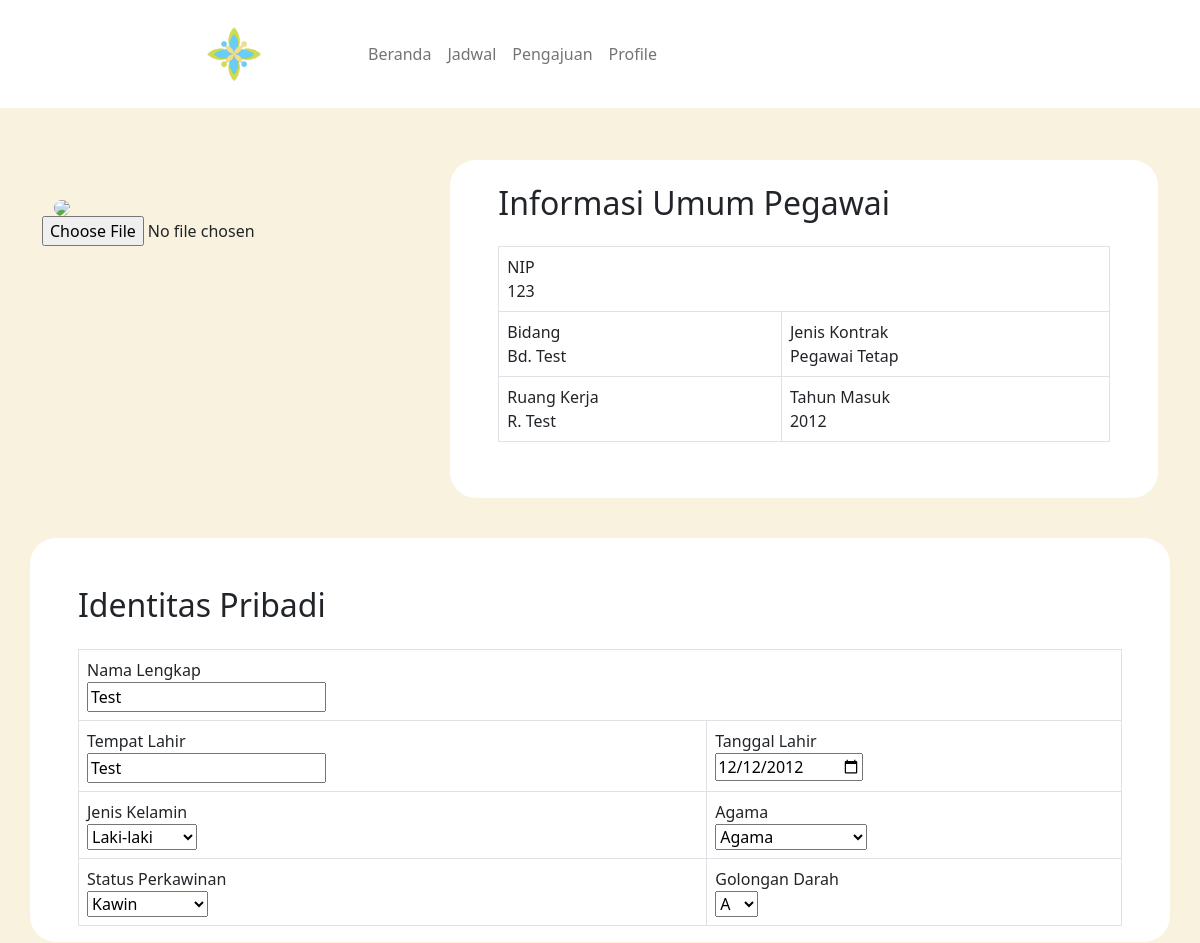
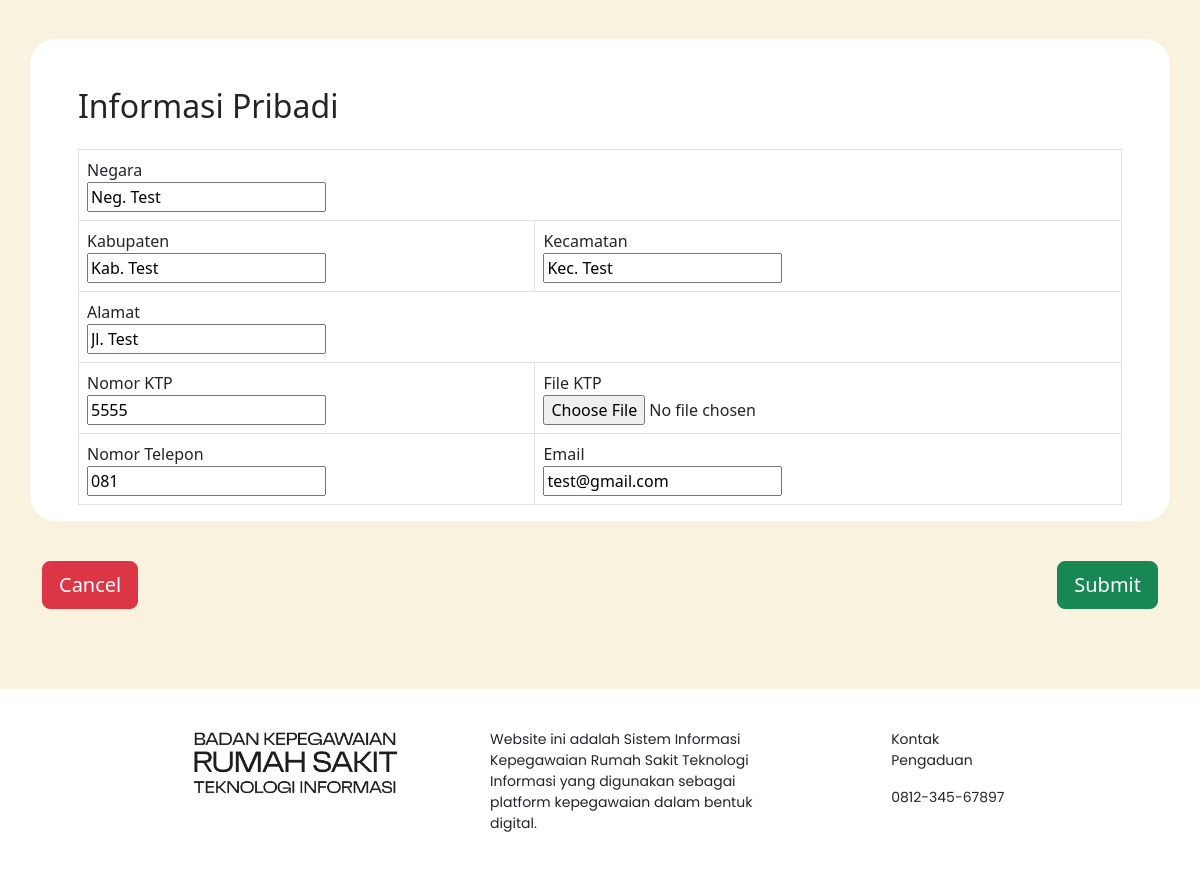
The app's page /profile_edit.php (signed in) with its own data (2 pictures, top to bottom).
### tables this page shows
CREATE TABLE tb_pegawai(
	id_pegawai INT AUTO_INCREMENT,
	id_jabatan INT,
	username VARCHAR(255),
	email VARCHAR(255),
	password_pg VARCHAR(255),
	nip VARCHAR(18),
	nama VARCHAR(255),
	foto_profile MEDIUMBLOB,
	no_hp VARCHAR(15),
	alamat VARCHAR(255),
	kecamatan VARCHAR(255),
	kabupaten VARCHAR(255),
	negara VARCHAR(255),
	agama VARCHAR(255),
	jenis_kelamin ENUM('L','P'),
	golongan_darah ENUM('A','B','AB','O'),
	tempat_lahir VARCHAR(255),
	tgl_lahir DATE,
	status_kawin ENUM('Kawin','Belum Kawin'),
	no_ktp VARCHAR(16),
	file_ktp MEDIUMBLOB,
	tahun_masuk YEAR,
	jenis_kontrak VARCHAR(255),
	bidang VARCHAR(255),
	ruangan VARCHAR(255),
	tgl_buat TIMESTAMP,
	PRIMARY KEY(id_pegawai),
	FOREIGN KEY(id_jabatan) REFERENCES tb_jabatan(id_jabatan),
	UNIQUE(username),
	UNIQUE(nip),
	UNIQUE(no_ktp)
);

### profile_edit.php (the view, shortened to what this page needs)
<?php
if (!isset($_SESSION["id_pegawai"])) {
    header("location:login.php");
} else {
    require "./dbConnection.php";
    $sql = 'SELECT *
            FROM tb_pegawai
            WHERE id_pegawai = :id_pegawai';
    $statement = $pdo->prepare($sql);
    $statement->bindParam(':id_pegawai', $_SESSION["id_pegawai"], PDO::PARAM_STR);
    $statement->execute();
    $user = $statement->fetch(PDO::FETCH_ASSOC);
    if ($user['jenis_kelamin'] == 'L') {
        $jk = 'Laki-laki';
    } else {
        $jk = 'Perempuan';
    }
}
?>
<!doctype html>
<html lang="en">
<head>
    <link rel="stylesheet" href="style/beranda.css">
    <link href="https://cdn.jsdelivr.net/npm/bootstrap@5.2.3/dist/css/bootstrap.min.css" rel="stylesheet">
</head>
<body class="d-flex flex-column min-vh-100" style="background-color: #F8F2DE;">
    <div class="d-flex flex-column justify-content-start header fixed-top">
        <nav class="navbar navbar-expand-sm">
            <div class="container-fluid">
                <img src="img/char-logo.png" alt="logo-rumah-sakit" height="60" class="kiri" style="padding-right: 8vw;">
                <div class="collapse navbar-collapse" id="navbarNav">
                    <ul class="navbar-nav text-center">
                        <li class="nav-item">
                        <a class="nav-link" aria-current="page" href="beranda-after.php">Beranda</a>
                        </li>
                        <li class="nav-item">
                        <a class="nav-link" href="jadwal.php">Jadwal</a>
                        </li>
                        <li class="nav-item">
                        <a class="nav-link" href="pengajuan.php">Pengajuan</a>
                        </li>
                        <li class="nav-item ">
                            <a class="nav-link" href="profile.php">Profile</a>
                        </li>
                    </ul>
                </div>
            </div>
        </nav>
    </div>
    <form method="POST" accept-charset="utf-8" enctype="multipart/form-data">
        <div class="container" style="padding-top:20vh;">
            <div class="d-lg-flex flex-row justify-content-center">
                <div>
                    <img class="foto-profile" height="250px" style="margin-right: 9vw; margin-left: 1vw; margin-top: 5vh; border-radius:30px;"/>
                    <input type="file" name="foto_profile" accept="image/*">
                </div>
                <div class="container" style="background-color: #ffff; border-radius: 26px; width: 70%;">
                    <div class="d-flex flex-column justify-content-evenly" style="margin-top: 3vh; margin-left: 3vw; margin-right: 3vw; margin-bottom: 5vh;">
                        <h2>Informasi Umum Pegawai</h2>
                        <table class="table table-bordered" style="margin-top: 2vh; width:100%">
                            <tbody>
                                <tr>
                                <td colspan="2">NIP<br><?= $user['nip']; ?></td>
                                </tr>
                                <tr>
                                <td>Bidang<br><?= $user['bidang']; ?></td>
                                <td>Jenis Kontrak<br><?= $user['jenis_kontrak']; ?></td>
                                </tr>
                                <tr>
                                <td>Ruang Kerja<br><?= $user['ruangan']; ?></td>
                                <td>Tahun Masuk<br><?= $user['tahun_masuk']; ?></td>
                                </tr>
                            </tbody>
                        </table>
                    </div>
                </div>
            </div>
        </div>
        <div class="container" style="background-color: #ffff; border-radius: 26px; padding-top:3vh; margin-top:5vh;">
            <div class="d-flex flex-column justify-content-evenly" style="margin-top: 3vh; margin-left: 3vw; margin-right: 3vw; margin-bottom: 5vh;">
                <h2>Identitas Pribadi</h2>
                <table class="table table-bordered" style="margin-top: 2vh; width:100%">
                    <tbody>
                        <tr>
                        <td colspan="2">Nama Lengkap<br>
                        <input type="text" name="nama" value="<?= $user['nama']; ?>"/>
                        </td>
                        </tr>
                        <tr>
                        <td>Tempat Lahir<br>
                        <input type="text" name="tempat_lahir" value="<?= $user['tempat_lahir']; ?>"/>
                        </td>
                        <td>Tanggal Lahir<br>
                        <input type="date" name="tgl_lahir" value="<?= $user['tgl_lahir']; ?>"/>
                        </td>
                        </tr>
                        <tr>
                        <td>Jenis Kelamin<br>
                        <select name="jenis_kelamin">
                            <option value="<?= $user['jenis_kelamin']; ?>" selected hidden><?= $jk; ?></option>
                        </select>
                        </td>
                        <td>Agama<br>
                        <select name="agama">
                            <option value="<?= $user['agama']; ?>" selected hidden><?= $user['agama']; ?></option>
                        </select>
                        </td>
                        </tr>
                        <tr>
                        <td>Status Perkawinan<br>
                        <select name="status_kawin">
                            <option value="<?= $user['status_kawin']; ?>" selected hidden><?= $user['status_kawin']; ?></option>
                        </select>
                        </td>
                        <td>Golongan Darah<br>
                        <select name="golongan_darah">
                            <option value="<?= $user['golongan_darah']; ?>" selected hidden><?= $user['golongan_darah']; ?></option>
                        </select>
                        </td>
                        </tr>
                    </tbody>
                </table>
            </div>
        </div>
        <div class="container" style="background-color: #ffff; border-radius: 26px; padding-top:3vh; margin-top:5vh;">
            <div class="d-flex flex-column justify-content-evenly" style="margin-top: 3vh; margin-left: 3vw; margin-right: 3vw; margin-bottom: 5vh;">
                <h2>Informasi Pribadi</h2>
                <table class="table table-bordered" style="margin-top: 2vh; width:100%">
                    <tbody>
                        <tr>
                        <td colspan="2">Negara<br>
                        <input type="text" name="negara" value="<?= $user['negara']; ?>"/>
                        </td>
                        </tr>
                        <tr>
                        <td>Kabupaten<br>
                        <input type="text" name="kabupaten" value="<?= $user['kabupaten']; ?>"/>
                        </td>
                        <td>Kecamatan<br>
                        <input type="text" name="kecamatan" value="<?= $user['kecamatan']; ?>"/>
                        </td>
                        </tr>
                        <tr>
                        <td colspan="2">Alamat<br>
                        <input type="text" name="alamat" value="<?= $user['alamat']; ?>"/>
                        </td>
                        </tr>
                        <tr>
                        <td>Nomor KTP<br>
                        <input type="text" name="no_ktp" value="<?= $user['no_ktp']; ?>"/>
                        </td>
                        <td>File KTP<br>
                        <input type="file" name="file_ktp" accept=".pdf"/>
                        </td>
                        </tr>
                        <tr>
                        <td>Nomor Telepon<br>
                        <input type="tel" name="no_hp" value="<?= $user['no_hp']; ?>"/>
                        </td>
                        <td>Email<br>
                        <input type="email" name="email" value="<?= $user['email']; ?>"/>
                        </td>
                        </tr>
                    </tbody>
                </table>
            </div>
        </div>
        <div class="container d-lg-flex flex-row justify-content-between" style="margin-top: 5vh;">
            <a href="profile.php">
                <button type="button" class="btn btn-danger btn-lg">Cancel</button>
            </a>
            <input type="submit" name="submit" class="btn btn-success btn-lg"></input>
        </div>
    </form>
    <div class="d-flex flex-row-lg justify-content-evenly footer">
        <div class="d-lg-flex flex-row justify-content-between">
            <img src="img/title-logo-black-2.png" alt="logo pegawai" height="70px" style="padding-right: 80px">
            <p class="desc">Website ini adalah Sistem Informasi Kepegawaian Rumah Sakit Teknologi Informasi yang digunakan sebagai platform kepegawaian dalam bentuk digital.</p>
        </div>
        <div class="d-flex flex-column justify-content-start informasi">
            <p class="kontak">Kontak Pengaduan</p>
            <p class="nomor">0812-345-67897</p>
        </div>
    </div>
</body>
</html>

### style/beranda.css (style rules this page uses)
body { min-height: 100vh; }
.header { background-color: #ffff; padding-top: 2vh; padding-bottom: 2vh; padding-left: 16vw; }
.footer { position: sticky; top: 100%; background-color: #ffff; padding-left: 16vw; padding-right: 16vw; padding-top: 5vh; padding-bottom: 3vh; margin-top: 10vh; }
.desc { margin-right: 10vw; margin-left: 1vw; font-size: 14px; font-family: "poppins"; }
.kontak { font-size: 14px; font-family: "poppins"; }
.nomor { font-size: 14px; font-family: "poppins"; }
.informasi { width: 250px; }

### records on screen
tb_pegawai: nip "123", bidang "Bd. Test", jenis_kontrak "Pegawai Tetap", ruangan "R. Test", tahun_masuk "2012", nama "Test", tempat_lahir "Test", tgl_lahir "12/12/2012", jenis_kelamin "Laki-laki", agama "Agama", status_kawin "Kawin", golongan_darah "A", negara "Neg. Test", kabupaten "Kab. Test", kecamatan "Kec. Test", alamat "Jl. Test", no_ktp "5555", no_hp "081", email "test@gmail.com"
